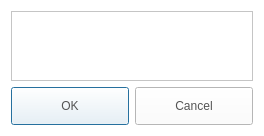
<?xml version="1.0" encoding="UTF-8"?>
<ui version="4.0">
 <class>SelectNetworkInterfaceDialog</class>
 <widget class="QDialog" name="SelectNetworkInterfaceDialog">
  <property name="geometry">
   <rect>
    <x>0</x>
    <y>0</y>
    <width>244</width>
    <height>128</height>
   </rect>
  </property>
  <property name="windowTitle">
   <string>Dialog</string>
  </property>
  <property name="styleSheet">
   <string notr="true">QLabel
{
	color: rgb(84, 84, 84);
	font: 14pt &quot;Segoe UI&quot;;
}
QPushButton
{
	color: rgb(84, 84, 84);
	font: 14pt &quot;Segoe UI&quot;;
}
QListWidget
{
	color: rgb(84, 84, 84);
	font: 14pt &quot;Segoe UI&quot;;
}
QWidget
{
	background-color: rgb(255, 255, 255);
}</string>
  </property>
  <layout class="QGridLayout" name="gridLayout">
   <item row="1" column="0">
    <widget class="QDialogButtonBox" name="buttonBox">
     <property name="minimumSize">
      <size>
       <width>0</width>
       <height>0</height>
      </size>
     </property>
     <property name="styleSheet">
      <string notr="true">QPushButton
{
	border-image: url(&quot;:/resource/audiocd-popup-btn110-ok-n.png&quot;);
	width: 110px;
	height: 30px;
	color: rgb(84, 84, 84)
}

QPushButton:hover
{
 	border-image: url(&quot;:/resource/audiocd-popup-btn110-ok-h.png&quot;);
	width: 110px;
	height: 30px;	
	color: rgb(255, 255, 255)
}</string>
     </property>
     <property name="orientation">
      <enum>Qt::Horizontal</enum>
     </property>
     <property name="standardButtons">
      <set>QDialogButtonBox::Cancel|QDialogButtonBox::Ok</set>
     </property>
     <property name="centerButtons">
      <bool>true</bool>
     </property>
    </widget>
   </item>
   <item row="0" column="0">
    <widget class="QListWidget" name="listWidget"/>
   </item>
  </layout>
 </widget>
 <resources/>
 <connections>
  <connection>
   <sender>buttonBox</sender>
   <signal>accepted()</signal>
   <receiver>SelectNetworkInterfaceDialog</receiver>
   <slot>accept()</slot>
   <hints>
    <hint type="sourcelabel">
     <x>248</x>
     <y>254</y>
    </hint>
    <hint type="destinationlabel">
     <x>157</x>
     <y>274</y>
    </hint>
   </hints>
  </connection>
  <connection>
   <sender>buttonBox</sender>
   <signal>rejected()</signal>
   <receiver>SelectNetworkInterfaceDialog</receiver>
   <slot>reject()</slot>
   <hints>
    <hint type="sourcelabel">
     <x>316</x>
     <y>260</y>
    </hint>
    <hint type="destinationlabel">
     <x>286</x>
     <y>274</y>
    </hint>
   </hints>
  </connection>
 </connections>
</ui>
